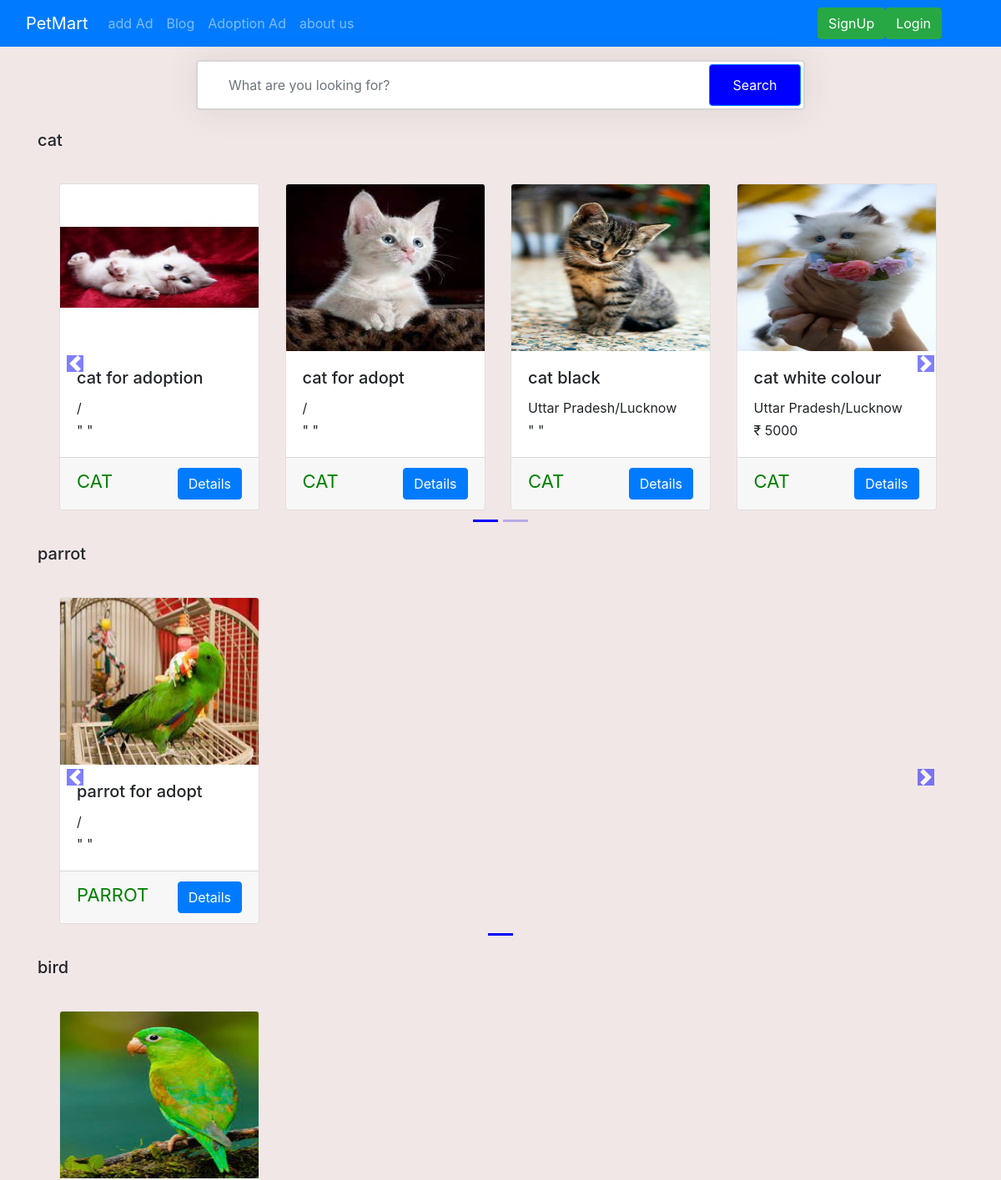
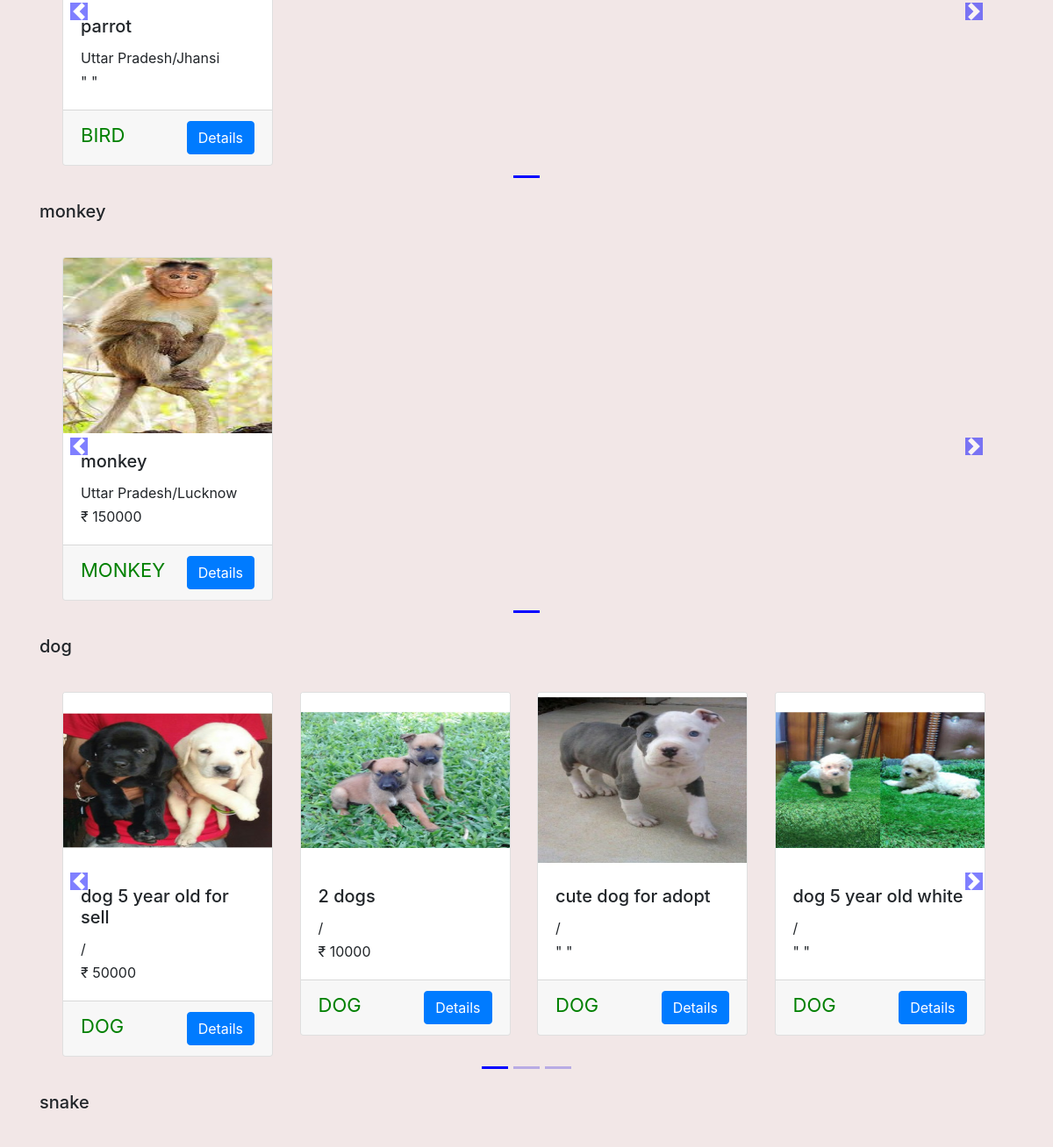
Page /shop/ (upper part) on the earlier database version (2 pictures, top to bottom).
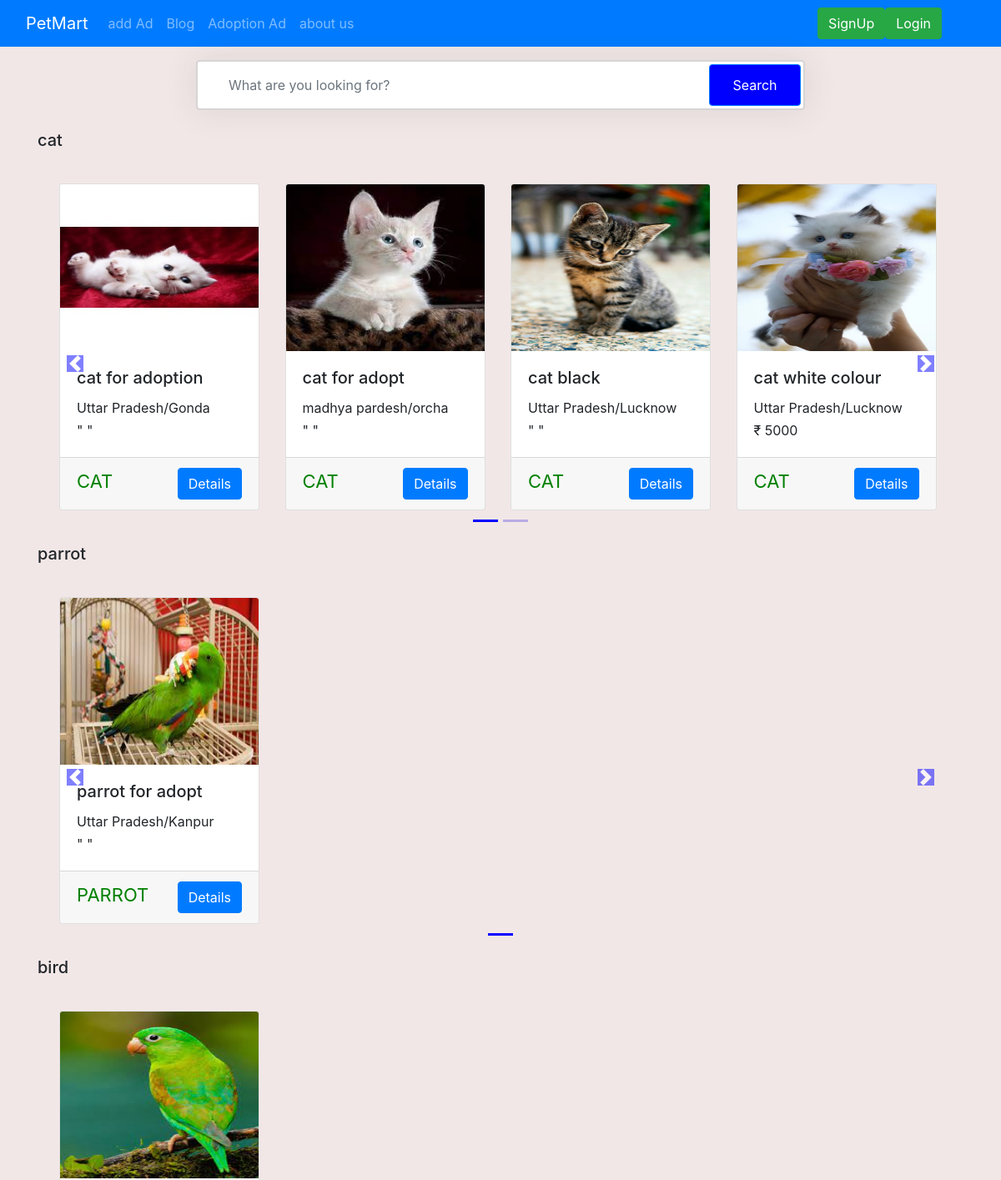
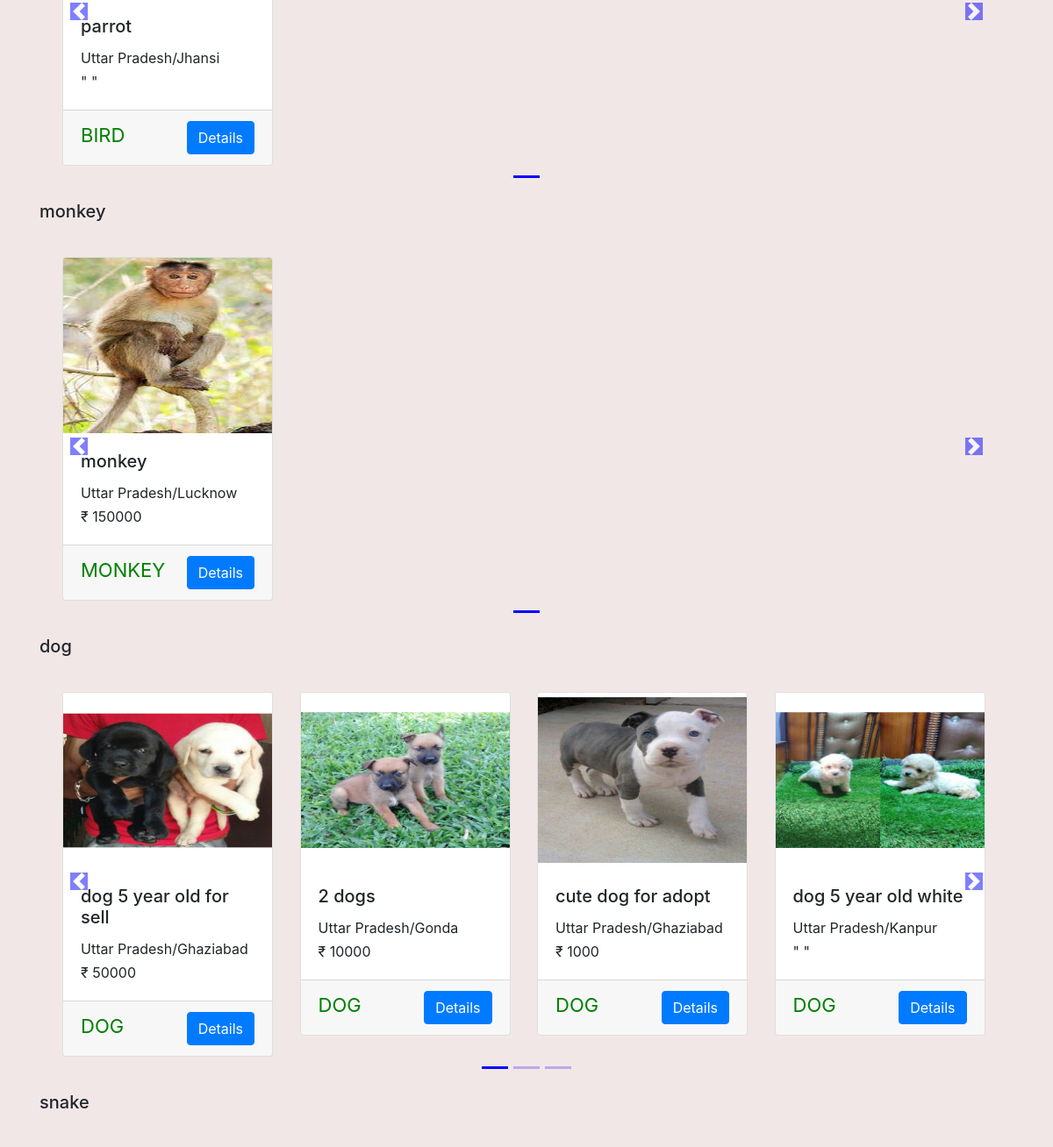
Same page on the later database version (2 pictures, top to bottom).
### shop/models.py (models this page shows)
class Adds(models.Model):
    addId=models.AutoField
    adType=models.CharField(max_length=20,default="")
    addName=models.CharField(max_length=50,default="")
    petCatgory=models.CharField(max_length=50,default="")
    addDescription=models.CharField(max_length=300,default="")
    userId=models.IntegerField()
    pno=models.CharField(max_length=12,default="")
    state=models.CharField(max_length=50,default="")
    city=models.CharField(max_length=50,default="")
    price=models.IntegerField(default=0)
    pub_date=models.DateField(auto_now_add=True)
    image=models.ImageField(upload_to="shop/images/",default="")
    def __str__(self):
        return self.addName

### shop/views.py (the view)
# urls.py: path("",views.index,name="homePage"),
def index(request):
    allAds = []
    categoryAdds = Adds.objects.values('petCatgory', 'id')
    print(categoryAdds)
    cats = {item['petCatgory'] for item in categoryAdds}
    for cat in cats:
        ad = Adds.objects.filter(petCatgory=cat)
        n = len(ad)
        nSlides = n // 4 + ceil((n / 4) - (n // 4))
        allAds.append([ad, range(1, nSlides), nSlides])
    params = {'allAds':allAds}
    print(params)
    return render(request, 'shop/index.html', params)

### shop/templates/shop/index.html (shortened to what this page needs)
{% extends 'shop/base.html' %}
{% block body %}
{% load static %}
<div class="container my-3">
  <form method="get" action="/shop/search">
  <div class="row height d-flex justify-content-center align-items-center">
      <div class="col-md-8">
          <div class="search">  <input type="text" class="form-control" placeholder="What are you looking for?" name="search" id="search"> <button class="btn btn-primary">Search</button> </div>
      </div>
  </div>
</form>
</div>
<div class="container">
    {% for ad, range, nSlides in allAds %}
    <h5 class="my-4"> {{ad.0.petCatgory}} </h5>
    <div class="row">
      <div id="demo{{forloop.counter}}" class="col carousel slide my-3" data-ride="carousel">
        <ul class="carousel-indicators">
          <li data-target="#demo{{forloop.counter}}" data-slide-to="0" class="active"></li>
          {% for i in range %}
      <li data-target="#demo{{forloop.parentloop.counter}}" data-slide-to="{{i}}" ></li>
      {% endfor %}
    </ul>
    <div class="container carousel-inner no-padding">
      <div class="carousel-item active">
        {% for i in ad %}
        <div class="col-xs-3 col-sm-3 col-md-3">
          <div class="card" style="width:auto">
            <img src='/media/{{i.image}}' class="card-img-top" alt="...">
            <div class="card-body">
              <h5 class="card-title">{{i.addName}}</h5>
              <p class="card-text"> {{i.state}}/{{i.city}}</p>
              {% if i.price == 0 %}
              <p class="card-text" > " " </p>
              {% else %}
              <p class="card-text" >₹ {{i.price}}</p>
              {% endif %}
          </div>
          <div class="card-footer">
              <p id="category">{{i.petCatgory}}</P>
                  <a href="/shop/adview/{{i.id}}">
                      <button id="vd{{i.id}}" class="btn btn-primary cart">Details</button>
                  </a>
          </div>
          </div>
        </div>
        {% if forloop.counter|divisibleby:4 and forloop.counter > 0 and not forloop.last %}
      </div><div class="carousel-item">
        {% endif %}
        {% endfor %}
    </div>
</div>
</div>
    <a class="carousel-control-prev" href="#demo{{forloop.counter}}" data-slide="prev">
        <span class="carousel-control-prev-icon"></span>
    </a>
    <a class="carousel-control-next" href="#demo{{forloop.counter}}" data-slide="next">
        <span class="carousel-control-next-icon"></span>
    </a>
        </div>
    {% endfor %}
</div>
 {% endblock %}

Differences in the rows shown:
changed Adds "cute dog for adopt": price 0 → 1000 (drawn)
Other differences:
new list line: "Uttar Pradesh Gonda"
new list line: "madhya pardesh orcha"
new list line: "Uttar Pradesh Kanpur"
new list line: "Uttar Pradesh Ghaziabad"
new list line: "Uttar Pradesh Ghaziabad ₹ 1000"
